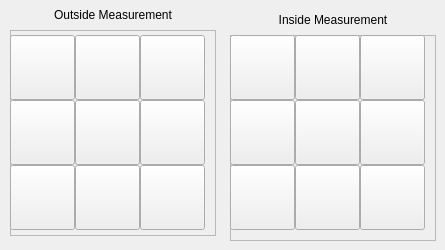
          <widget class="QWidget" name="Edge">
           <attribute name="title">
            <string>Edge</string>
           </attribute>
           <widget class="QLabel" name="label_48">
            <property name="geometry">
             <rect>
              <x>35</x>
              <y>5</y>
              <width>156</width>
              <height>19</height>
             </rect>
            </property>
            <property name="text">
             <string>Outside Measurement</string>
            </property>
            <property name="alignment">
             <set>Qt::AlignCenter</set>
            </property>
           </widget>
           <widget class="QFrame" name="frame_7">
            <property name="geometry">
             <rect>
              <x>10</x>
              <y>30</y>
              <width>206</width>
              <height>206</height>
             </rect>
            </property>
            <property name="frameShape">
             <enum>QFrame::StyledPanel</enum>
            </property>
            <property name="frameShadow">
             <enum>QFrame::Raised</enum>
            </property>
            <widget class="QPushButton" name="probe_Xminus">
             <property name="geometry">
              <rect>
               <x>130</x>
               <y>70</y>
               <width>65</width>
               <height>65</height>
              </rect>
             </property>
             <property name="toolTip">
              <string>X-Out</string>
             </property>
             <property name="text">
              <string/>
             </property>
             <property name="function" stdset="0">
              <string>mdi</string>
             </property>
             <property name="command" stdset="0">
              <string>o&lt;p_right&gt; call</string>
             </property>
            </widget>
            <widget class="QPushButton" name="probe_XplusYminus">
             <property name="geometry">
              <rect>
               <x>130</x>
               <y>135</y>
               <width>65</width>
               <height>65</height>
              </rect>
             </property>
             <property name="toolTip">
              <string>X+ Y- Out</string>
             </property>
             <property name="text">
              <string/>
             </property>
            </widget>
            <widget class="QPushButton" name="probe_wk_center">
             <property name="geometry">
              <rect>
               <x>65</x>
               <y>70</y>
               <width>65</width>
               <height>65</height>
              </rect>
             </property>
             <property name="toolTip">
              <string>Work Center Out</string>
             </property>
             <property name="text">
              <string/>
             </property>
             <property name="function" stdset="0">
              <string>mdi</string>
             </property>
             <property name="command" stdset="0">
              <string>o&lt;p_bar&gt; call</string>
             </property>
            </widget>
            <widget class="QPushButton" name="probe_XminusYplus">
             <property name="geometry">
              <rect>
               <x>0</x>
               <y>5</y>
               <width>65</width>
               <height>65</height>
              </rect>
             </property>
             <property name="toolTip">
              <string>X - Y+ Out</string>
             </property>
             <property name="text">
              <string/>
             </property>
            </widget>
            <widget class="QPushButton" name="probe_XplusYplus">
             <property name="geometry">
              <rect>
               <x>130</x>
               <y>5</y>
               <width>65</width>
               <height>65</height>
              </rect>
             </property>
             <property name="toolTip">
              <string>X+ Y+ Out</string>
             </property>
             <property name="text">
              <string/>
             </property>
            </widget>
            <widget class="QPushButton" name="probe_Xplus">
             <property name="geometry">
              <rect>
               <x>0</x>
               <y>70</y>
               <width>65</width>
               <height>65</height>
              </rect>
             </property>
             <property name="toolTip">
              <string>X+ Out</string>
             </property>
             <property name="text">
              <string/>
             </property>
             <property name="function" stdset="0">
              <string>mdi</string>
             </property>
             <property name="command" stdset="0">
              <string>o&lt;p_left&gt;  call</string>
             </property>
            </widget>
            <widget class="QPushButton" name="probe_Yplus">
             <property name="geometry">
              <rect>
               <x>65</x>
               <y>135</y>
               <width>65</width>
               <height>65</height>
              </rect>
             </property>
             <property name="toolTip">
              <string>Y+ Out</string>
             </property>
             <property name="text">
              <string/>
             </property>
             <property name="function" stdset="0">
              <string>mdi</string>
             </property>
             <property name="command" stdset="0">
              <string>o&lt;p_front&gt; call</string>
             </property>
            </widget>
            <widget class="QPushButton" name="probe_Yminus">
             <property name="geometry">
              <rect>
               <x>65</x>
               <y>5</y>
               <width>65</width>
               <height>65</height>
              </rect>
             </property>
             <property name="toolTip">
              <string>Y- Out</string>
             </property>
             <property name="text">
              <string/>
             </property>
             <property name="function" stdset="0">
              <string>mdi</string>
             </property>
             <property name="command" stdset="0">
              <string>o&lt;p_back&gt; call</string>
             </property>
            </widget>
            <widget class="QPushButton" name="probe_XminusYminus">
             <property name="geometry">
              <rect>
               <x>0</x>
               <y>135</y>
               <width>65</width>
               <height>65</height>
              </rect>
             </property>
             <property name="toolTip">
              <string>X- Y- Out</string>
             </property>
             <property name="text">
              <string/>
             </property>
            </widget>
           </widget>
           <widget class="QFrame" name="frame_8">
            <property name="geometry">
             <rect>
              <x>230</x>
              <y>35</y>
              <width>206</width>
              <height>206</height>
             </rect>
            </property>
            <property name="frameShape">
             <enum>QFrame::StyledPanel</enum>
            </property>
            <property name="frameShadow">
             <enum>QFrame::Raised</enum>
            </property>
            <widget class="QPushButton" name="probe_inXplusYminus">
             <property name="geometry">
              <rect>
               <x>130</x>
               <y>130</y>
               <width>65</width>
               <height>65</height>
              </rect>
             </property>
             <property name="toolTip">
              <string>X+ Y- In</string>
             </property>
             <property name="text">
              <string/>
             </property>
            </widget>
            <widget class="QPushButton" name="probe_inXplus">
             <property name="geometry">
              <rect>
               <x>130</x>
               <y>65</y>
               <width>65</width>
               <height>65</height>
              </rect>
             </property>
             <property name="toolTip">
              <string>X+ In</string>
             </property>
             <property name="text">
              <string/>
             </property>
             <property name="function" stdset="0">
              <string>mdi</string>
             </property>
             <property name="command" stdset="0">
              <string>o&lt;p_left&gt;  call</string>
             </property>
            </widget>
            <widget class="QPushButton" name="probe_inXminusYplus">
             <property name="geometry">
              <rect>
               <x>0</x>
               <y>0</y>
               <width>65</width>
               <height>65</height>
              </rect>
             </property>
             <property name="toolTip">
              <string>X- Y+ In</string>
             </property>
             <property name="text">
              <string/>
             </property>
            </widget>
            <widget class="QPushButton" name="probe_inXplusYplus">
             <property name="geometry">
              <rect>
               <x>130</x>
               <y>0</y>
               <width>65</width>
               <height>65</height>
              </rect>
             </property>
             <property name="toolTip">
              <string>X+ Y+ In</string>
             </property>
             <property name="text">
              <string/>
             </property>
            </widget>
            <widget class="QPushButton" name="probe_inYminus">
             <property name="geometry">
              <rect>
               <x>65</x>
               <y>130</y>
               <width>65</width>
               <height>65</height>
              </rect>
             </property>
             <property name="toolTip">
              <string>Y- In</string>
             </property>
             <property name="text">
              <string/>
             </property>
             <property name="function" stdset="0">
              <string>mdi</string>
             </property>
             <property name="command" stdset="0">
              <string>o&lt;p_back&gt;  call</string>
             </property>
            </widget>
            <widget class="QPushButton" name="probe_inhole">
             <property name="geometry">
              <rect>
               <x>65</x>
               <y>65</y>
               <width>65</width>
               <height>65</height>
              </rect>
             </property>
             <property name="toolTip">
              <string>Hole In</string>
             </property>
             <property name="text">
              <string/>
             </property>
             <property name="function" stdset="0">
              <string>mdi</string>
             </property>
             <property name="command" stdset="0">
              <string>o&lt;p_hole&gt;  call</string>
             </property>
            </widget>
            <widget class="QPushButton" name="probe_inXminus">
             <property name="geometry">
              <rect>
               <x>0</x>
               <y>65</y>
               <width>65</width>
               <height>65</height>
              </rect>
             </property>
             <property name="toolTip">
              <string>X- In</string>
             </property>
             <property name="text">
              <string/>
             </property>
             <property name="function" stdset="0">
              <string>mdi</string>
             </property>
             <property name="command" stdset="0">
              <string>o&lt;p_right&gt; call</string>
             </property>
            </widget>
            <widget class="QPushButton" name="probe_inYplus">
             <property name="geometry">
              <rect>
               <x>65</x>
               <y>0</y>
               <width>65</width>
               <height>65</height>
              </rect>
             </property>
             <property name="toolTip">
              <string>Y+ In</string>
             </property>
             <property name="text">
              <string/>
             </property>
             <property name="function" stdset="0">
              <string>mdi</string>
             </property>
             <property name="command" stdset="0">
              <string>o&lt;p_front&gt; call</string>
             </property>
            </widget>
            <widget class="QPushButton" name="probe_inXminusYminus">
             <property name="geometry">
              <rect>
               <x>0</x>
               <y>130</y>
               <width>65</width>
               <height>65</height>
              </rect>
             </property>
             <property name="toolTip">
              <string>X- Y- In</string>
             </property>
             <property name="text">
              <string/>
             </property>
            </widget>
           </widget>
           <widget class="QLabel" name="label_49">
            <property name="geometry">
             <rect>
              <x>260</x>
              <y>10</y>
              <width>146</width>
              <height>19</height>
             </rect>
            </property>
            <property name="text">
             <string>Inside Measurement</string>
            </property>
            <property name="alignment">
             <set>Qt::AlignCenter</set>
            </property>
           </widget>
          </widget>
